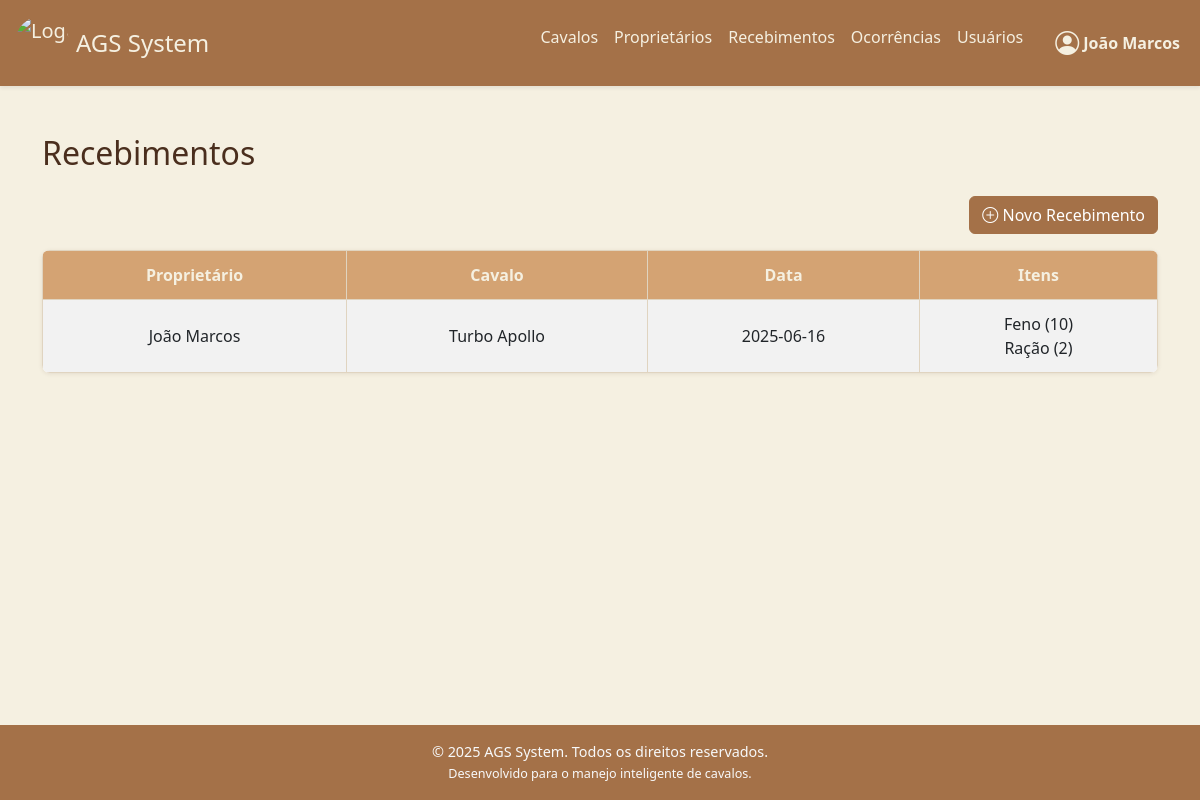
The page /recebimentos (signed in) on the database its author committed.
### tables this page shows
CREATE TABLE proprietario (
            id INTEGER PRIMARY KEY AUTOINCREMENT,
            nome TEXT NOT NULL,
            telefone TEXT
        );

CREATE TABLE recebimentos (
            id INTEGER PRIMARY KEY AUTOINCREMENT,
            proprietario_id INTEGER,
            cavalo_id INTEGER NOT NULL,
            data TEXT DEFAULT CURRENT_TIMESTAMP,
            FOREIGN KEY (proprietario_id) REFERENCES proprietario(id),
            FOREIGN KEY (cavalo_id) REFERENCES cavalos(id)
        );

### app.py (the view)
@app.route('/recebimentos')
def recebimentos():
    conn = conexao()
    recebimentos = conn.execute('''
        SELECT
            r.id AS recebimento_id,
            c.nome AS nome_cavalo,
            p.nome AS nome_proprietario,
            r.data,
            GROUP_CONCAT(prod.nome || ' (' || ir.quantidade || ')', '<br>') AS itens
        FROM recebimentos r
        JOIN cavalos c ON r.cavalo_id = c.id
        JOIN proprietario p ON r.proprietario_id = p.id
        LEFT JOIN itens_recebimento ir ON r.id = ir.recebimento_id
        LEFT JOIN produtos prod ON ir.produto_id = prod.id
        GROUP BY r.id, c.nome, p.nome, r.data
        ORDER BY r.data DESC
    ''').fetchall()
    conn.close()
    formatted_recebimentos_data = []
    for recebimento in recebimentos:
        recebimento_dict = dict(recebimento)
        recebimento_dict['data'] = datetime.strptime(recebimento_dict['data'], '%Y-%m-%d').strftime('%d/%m/%Y')
        formatted_recebimentos_data.append(recebimento_dict)
    return render_template('recebimentos.html', recebimentos=recebimentos)

### app.py (called while the page is built)
@app.context_processor
def inject_now():
    return {'now': datetime.now()}

### database.py (called while the page is built)
def conexao():
    conn = sqlite3.connect(db_path)
    conn.row_factory = sqlite3.Row
    return conn

### templates/recebimentos.html
{% extends 'base.html' %} {% block content %}
<h2 class="mb-4">Recebimentos</h2>
<div class="d-flex justify-content-end mt-4 mb-3">
  <a href="{{ url_for('novoRecebimento') }}" class="btn btn-primary">
    <i class="bi bi-plus-circle"></i> Novo Recebimento
  </a>
</div>
<table class="table table-hover table-striped tabela-app">
  <thead>
    <tr>
      <th scope="col" class="text-center">Proprietário</th>
      <th scope="col" class="text-center">Cavalo</th>
      <th scope="col" class="text-center">Data</th>
      <th scope="col" class="text-center">Itens</th>
    </tr>
  </thead>
  <tbody>
    {% for recebimento in recebimentos %}
    <tr>
      <td class="text-center">{{ recebimento['nome_proprietario'] }}</td>
      <td class="text-center">{{ recebimento['nome_cavalo'] }}</td>
      <td class="text-center">{{recebimento['data'] }}</td>
      <td class="text-center">
        {{ recebimento['itens'] | safe if recebimento['itens'] else '-' }}
      </td>
    </tr>
    {% endfor %}
  </tbody>
</table>
{% endblock %}

### templates/base.html (shortened to what this page needs)
<!DOCTYPE html>
<html lang="pt-br">
  <head>
    <link
      href="https://cdn.jsdelivr.net/npm/bootstrap@5.3.0/dist/css/bootstrap.min.css"
      rel="stylesheet"
    />
    <link
      rel="stylesheet"
      href="{{ url_for('static', filename='css/style.css') }}"
    />
    <link
      href="https://cdn.jsdelivr.net/npm/bootstrap-icons@1.10.5/font/bootstrap-icons.css"
      rel="stylesheet"
    />
  </head>
  <body class="bg-custom-light text-custom-dark">
    <nav class="navbar navbar-expand-lg navbar-dark bg-custom-dark shadow-sm">
      <div class="container-fluid">
        <a
          class="navbar-brand d-flex align-items-center"
          href="{{ url_for('home') }}"
        >
          <img
            src="{{ url_for('static', filename='img/logo.png') }}"
            alt="Logo"
            width="50"
            height="50"
            class="d-inline-block align-text-top me-1 rounded-circle"
          />
          <span class="fs-4">AGS System</span>
        </a>
        <div
          class="collapse navbar-collapse justify-content-end"
          id="navbarNav"
        >
          <ul class="navbar-nav">
            <li class="nav-item">
              <a class="nav-link text-light" href="{{ url_for('cavalos') }}"
                >Cavalos</a
              >
            </li>
            <li class="nav-item">
              <a
                class="nav-link text-light"
                href="{{ url_for('proprietarios') }}"
                >Proprietários</a
              >
            </li>
            <li class="nav-item">
              <a
                class="nav-link text-light"
                href="{{ url_for('recebimentos') }}"
                >Recebimentos</a
              >
            </li>
            <li class="nav-item">
              <a class="nav-link text-light" href="{{ url_for('ocorrencias') }}"
                >Ocorrências</a
              >
            </li>
            <li class="nav-item">
              <a class="nav-link text-light" href="{{ url_for('usuarios') }}"
                >Usuários</a
              >
            </li>
            <li class="nav-item dropdown ms-3">
              <a
                class="nav-link d-flex align-items-center"
                href="#"
                id="usuarioDropdown"
                role="button"
                data-bs-toggle="dropdown"
                aria-expanded="false"
              >
                <i class="bi bi-person-circle fs-4 me-1"></i>
                <span class="fw-semibold">{{ session['usuario_nome'] }}</span>
              </a>
            </li>
          </ul>
        </div>
      </div>
    </nav>
    <div class="container py-5">{% block content %}{% endblock %}</div>
    <footer class="bg-custom-dark text-light mt-5 py-3">
      <div class="container text-center">
        <p class="mb-0">
          &copy; {{ now.year }} AGS System. Todos os direitos reservados.
        </p>
        <small>Desenvolvido para o manejo inteligente de cavalos.</small>
      </div>
    </footer>
  </body>
</html>

### static/css/style.css (style rules this page uses)
body { background-color: #f5f0e1; color: #4a2e1d; font-family: "Segoe UI", sans-serif; min-height: 100vh; display: flex; flex-direction: column; }
.container.py-5 { flex-grow: 1; }
.navbar { background-color: #a47148; box-shadow: 0 2px 6px rgba(0, 0, 0, 0.05); }
.navbar-brand { display: flex; align-items: center; color: #f5f0e1 !important; }
.navbar-brand img { border-radius: 50%; width: 60px; height: 60px; padding: 3px; margin-right: 0.75rem; }
.navbar-brand span { font-size: 1.75rem; }
.nav-link { color: #f5f0e1 !important; }
.btn-primary { background-color: #a47148; border-color: #a47148; color: #fff; }
.tabela-app { width: 100%; border-collapse: collapse; background-color: #fffaf0; color: #4a2e1d; box-shadow: 0 1px 4px rgba(74, 46, 29, 0.1); border-radius: 8px; overflow: hidden; }
.tabela-app th, .tabela-app td { padding: 12px 16px; border: 1px solid #e0d4c0; text-align: left; vertical-align: middle; }
.tabela-app th { background-color: #d4a373; font-weight: bold; color: #f5f0e1; }
footer { background-color: #a47148; color: #f5f0e1; padding: 20px; text-align: center; width: 100%; font-size: 0.9rem; margin-top: auto; }

### rows shown on the page
proprietario: usuario_nome "João Marcos"
recebimentos: nome_proprietario "João Marcos", nome_cavalo "Turbo Apollo", data "2025-06-16", itens "Feno (10) Ração (2)"
